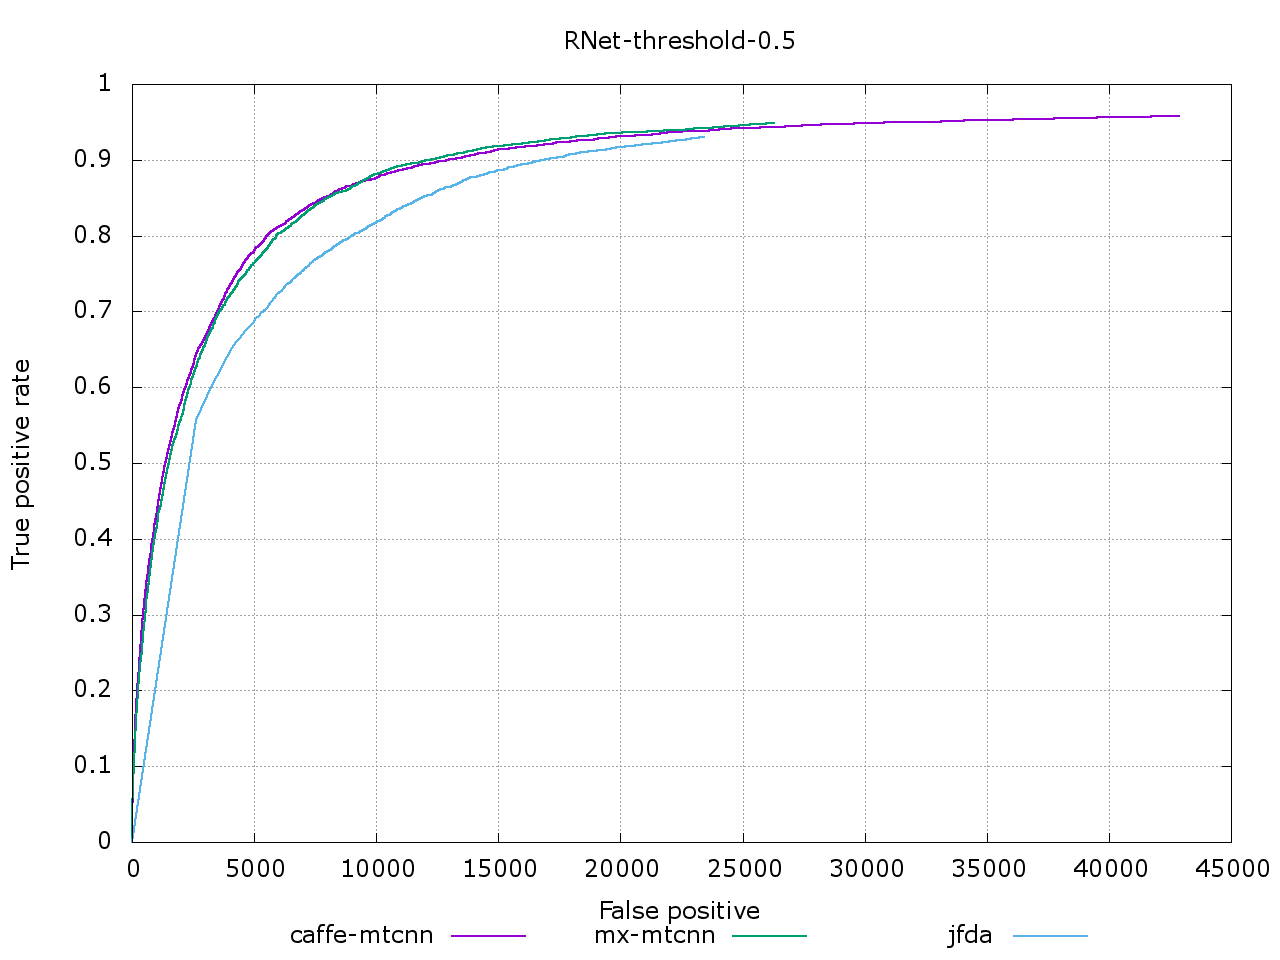

This figure's gnuplot source:
# Compare your discrete ROC curves with other methods
# At terminal: gnuplot discROC.p
set terminal png size 1280, 960 enhanced font 'Verdana,18'
set size 1,1
set grid
set title "RNet-threshold-0.5"
set ylabel "True positive rate"
set xlabel "False positive"
set key below
set output "fddb-rnet.png"
plot "caffe-mtcnn-rnet-24DiscROC.txt" using 2:1 title 'caffe-mtcnn' with lines lw 2 , \
"mx-mtcnn-rnet24-DiscROC.txt" using 2:1 title 'mx-mtcnn' with lines lw 2 , \
"jfda-rnet-24DiscROC.txt" using 2:1 title 'jfda' with lines lw 2 , \
